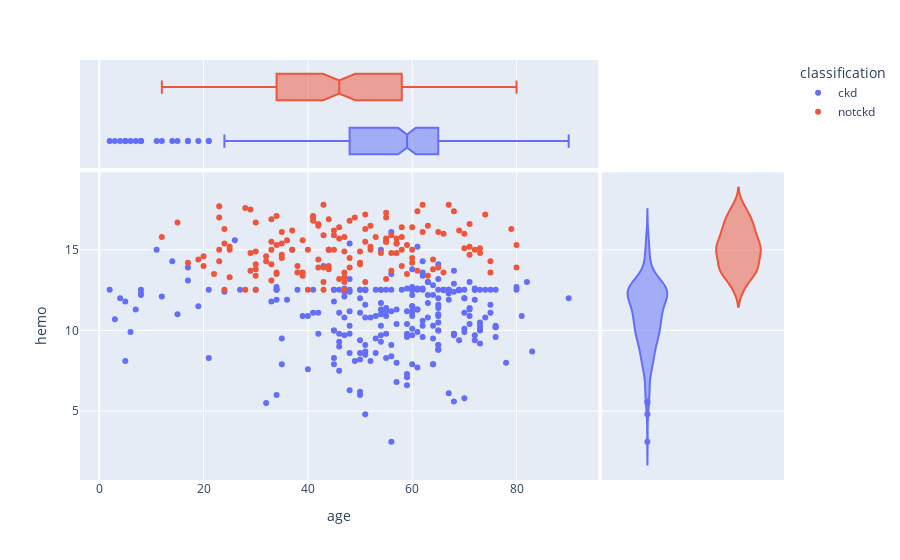

Here is the notebook cell this chart was saved with:
### Code cell
px.scatter( data, x="age", y="hemo", color="classification", marginal_y="violin", marginal_x="box")

### Figure 1 — Plotly figure (JSON) as saved in the notebook; plotly's stock layout.template omitted (floating-point values rounded to 4 significant figures; data arrays with more than 128 entries replaced by an {"elided": "..."} marker saying what was removed)
{"data": [{"hovertemplate": "classification=ckd<br>age=%{x}<br>hemo=%{y}<extra></extra>", "legendgroup": "ckd", "marker": {"color": "#636efa", "symbol": "circle"}, "mode": "markers", "name": "ckd", "orientation": "v", "showlegend": true, "type": "scatter", "x": {"elided": "250 int values"}, "xaxis": "x", "y": {"elided": "250 float values"}, "yaxis": "y"}, {"alignmentgroup": "True", "hovertemplate": "classification=ckd<br>age=%{x}<extra></extra>", "legendgroup": "ckd", "marker": {"color": "#636efa", "symbol": "circle"}, "name": "ckd", "notched": true, "offsetgroup": "ckd", "showlegend": false, "type": "box", "x": {"elided": "250 int values"}, "xaxis": "x3", "yaxis": "y3"}, {"alignmentgroup": "True", "hovertemplate": "classification=ckd<br>hemo=%{y}<extra></extra>", "legendgroup": "ckd", "marker": {"color": "#636efa", "symbol": "circle"}, "name": "ckd", "offsetgroup": "ckd", "scalegroup": "y", "showlegend": false, "type": "violin", "xaxis": "x2", "y": {"elided": "250 float values"}, "yaxis": "y2"}, {"hovertemplate": "classification=notckd<br>age=%{x}<br>hemo=%{y}<extra></extra>", "legendgroup": "notckd", "marker": {"color": "#EF553B", "symbol": "circle"}, "mode": "markers", "name": "notckd", "orientation": "v", "showlegend": true, "type": "scatter", "x": {"elided": "150 int values"}, "xaxis": "x", "y": {"elided": "150 float values"}, "yaxis": "y"}, {"alignmentgroup": "True", "hovertemplate": "classification=notckd<br>age=%{x}<extra></extra>", "legendgroup": "notckd", "marker": {"color": "#EF553B", "symbol": "circle"}, "name": "notckd", "notched": true, "offsetgroup": "notckd", "showlegend": false, "type": "box", "x": {"elided": "150 int values"}, "xaxis": "x3", "yaxis": "y3"}, {"alignmentgroup": "True", "hovertemplate": "classification=notckd<br>hemo=%{y}<extra></extra>", "legendgroup": "notckd", "marker": {"color": "#EF553B", "symbol": "circle"}, "name": "notckd", "offsetgroup": "notckd", "scalegroup": "y", "showlegend": false, "type": "violin", "xaxis": "x2", "y": {"elided": "150 float values"}, "yaxis": "y2"}], "layout": {"legend": {"title": {"text": "classification"}, "tracegroupgap": 0}, "margin": {"t": 60}, "xaxis": {"anchor": "y", "domain": [0, 0.7363], "title": {"text": "age"}}, "xaxis2": {"anchor": "y2", "domain": [0.7413, 1], "matches": "x2", "showgrid": false, "showline": false, "showticklabels": false, "ticks": ""}, "xaxis3": {"anchor": "y3", "domain": [0, 0.7363], "matches": "x", "showgrid": true, "showticklabels": false}, "xaxis4": {"anchor": "y4", "domain": [0.7413, 1], "matches": "x2", "showgrid": false, "showline": false, "showticklabels": false, "ticks": ""}, "yaxis": {"anchor": "x", "domain": [0, 0.7326], "title": {"text": "hemo"}}, "yaxis2": {"anchor": "x2", "domain": [0, 0.7326], "matches": "y", "showgrid": true, "showticklabels": false}, "yaxis3": {"anchor": "x3", "domain": [0.7426, 1], "matches": "y3", "showgrid": false, "showline": false, "showticklabels": false, "ticks": ""}, "yaxis4": {"anchor": "x4", "domain": [0.7426, 1], "matches": "y3", "showgrid": true, "showline": false, "showticklabels": false, "ticks": ""}}}
